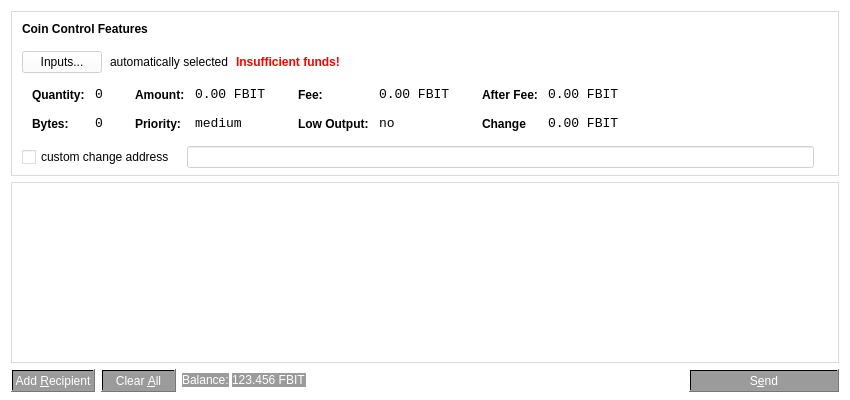
<?xml version="1.0" encoding="UTF-8"?>
<ui version="4.0">
 <class>SendCoinsDialog</class>
 <widget class="QDialog" name="SendCoinsDialog">
  <property name="geometry">
   <rect>
    <x>0</x>
    <y>0</y>
    <width>850</width>
    <height>400</height>
   </rect>
  </property>
  <property name="windowTitle">
   <string>Send Coins</string>
  </property>
  <property name="styleSheet">
   <string notr="true">background-color: rgb(255, 255, 255, 160);</string>
  </property>
  <layout class="QVBoxLayout" name="verticalLayout" stretch="0,1,0">
   <property name="bottomMargin">
    <number>8</number>
   </property>
   <item>
    <widget class="QFrame" name="frameCoinControl">
     <property name="sizePolicy">
      <sizepolicy hsizetype="Expanding" vsizetype="Expanding">
       <horstretch>0</horstretch>
       <verstretch>0</verstretch>
      </sizepolicy>
     </property>
     <property name="maximumSize">
      <size>
       <width>16777215</width>
       <height>16777215</height>
      </size>
     </property>
     <property name="frameShape">
      <enum>QFrame::StyledPanel</enum>
     </property>
     <property name="frameShadow">
      <enum>QFrame::Sunken</enum>
     </property>
     <layout class="QVBoxLayout" name="verticalLayoutCoinControl2">
      <property name="spacing">
       <number>6</number>
      </property>
      <property name="leftMargin">
       <number>0</number>
      </property>
      <property name="topMargin">
       <number>0</number>
      </property>
      <property name="rightMargin">
       <number>0</number>
      </property>
      <property name="bottomMargin">
       <number>6</number>
      </property>
      <item>
       <layout class="QVBoxLayout" name="verticalLayoutCoinControl" stretch="0,0,0,0,1">
        <property name="spacing">
         <number>0</number>
        </property>
        <property name="leftMargin">
         <number>10</number>
        </property>
        <property name="topMargin">
         <number>10</number>
        </property>
        <item>
         <layout class="QHBoxLayout" name="horizontalLayoutCoinControl1">
          <property name="bottomMargin">
           <number>15</number>
          </property>
          <item>
           <widget class="QLabel" name="labelCoinControlFeatures">
            <property name="sizePolicy">
             <sizepolicy hsizetype="Preferred" vsizetype="Maximum">
              <horstretch>0</horstretch>
              <verstretch>0</verstretch>
             </sizepolicy>
            </property>
            <property name="font">
             <font>
              <weight>75</weight>
              <bold>true</bold>
             </font>
            </property>
            <property name="styleSheet">
             <string notr="true">font-weight:bold;</string>
            </property>
            <property name="text">
             <string>Coin Control Features</string>
            </property>
           </widget>
          </item>
         </layout>
        </item>
        <item>
         <layout class="QHBoxLayout" name="horizontalLayoutCoinControl2" stretch="0,0,0,0">
          <property name="spacing">
           <number>8</number>
          </property>
          <property name="bottomMargin">
           <number>10</number>
          </property>
          <item>
           <widget class="QPushButton" name="pushButtonCoinControl">
            <property name="styleSheet">
             <string notr="true"/>
            </property>
            <property name="text">
             <string>Inputs...</string>
            </property>
           </widget>
          </item>
          <item>
           <widget class="QLabel" name="labelCoinControlAutomaticallySelected">
            <property name="text">
             <string>automatically selected</string>
            </property>
            <property name="margin">
             <number>5</number>
            </property>
           </widget>
          </item>
          <item>
           <widget class="QLabel" name="labelCoinControlInsuffFunds">
            <property name="font">
             <font>
              <weight>75</weight>
              <bold>true</bold>
             </font>
            </property>
            <property name="styleSheet">
             <string notr="true">color:red;font-weight:bold;</string>
            </property>
            <property name="text">
             <string>Insufficient funds!</string>
            </property>
            <property name="margin">
             <number>5</number>
            </property>
           </widget>
          </item>
          <item>
           <spacer name="horizontalSpacerCoinControl">
            <property name="orientation">
             <enum>Qt::Horizontal</enum>
            </property>
            <property name="sizeHint" stdset="0">
             <size>
              <width>40</width>
              <height>1</height>
             </size>
            </property>
           </spacer>
          </item>
         </layout>
        </item>
        <item>
         <widget class="QWidget" name="widgetCoinControl" native="true">
          <property name="sizePolicy">
           <sizepolicy hsizetype="Preferred" vsizetype="Preferred">
            <horstretch>0</horstretch>
            <verstretch>0</verstretch>
           </sizepolicy>
          </property>
          <property name="minimumSize">
           <size>
            <width>0</width>
            <height>0</height>
           </size>
          </property>
          <property name="styleSheet">
           <string notr="true"/>
          </property>
          <layout class="QHBoxLayout" name="horizontalLayoutCoinControl5">
           <property name="leftMargin">
            <number>0</number>
           </property>
           <property name="topMargin">
            <number>0</number>
           </property>
           <property name="rightMargin">
            <number>0</number>
           </property>
           <property name="bottomMargin">
            <number>0</number>
           </property>
           <item>
            <layout class="QHBoxLayout" name="horizontalLayoutCoinControl3" stretch="0,0,0,1">
             <property name="spacing">
              <number>20</number>
             </property>
             <property name="topMargin">
              <number>0</number>
             </property>
             <property name="bottomMargin">
              <number>10</number>
             </property>
             <item>
              <layout class="QFormLayout" name="formLayoutCoinControl1">
               <property name="horizontalSpacing">
                <number>10</number>
               </property>
               <property name="verticalSpacing">
                <number>14</number>
               </property>
               <property name="leftMargin">
                <number>10</number>
               </property>
               <property name="topMargin">
                <number>4</number>
               </property>
               <property name="rightMargin">
                <number>6</number>
               </property>
               <item row="0" column="0">
                <widget class="QLabel" name="labelCoinControlQuantityText">
                 <property name="styleSheet">
                  <string notr="true">font-weight:bold;</string>
                 </property>
                 <property name="text">
                  <string>Quantity:</string>
                 </property>
                 <property name="margin">
                  <number>0</number>
                 </property>
                </widget>
               </item>
               <item row="0" column="1">
                <widget class="QLabel" name="labelCoinControlQuantity">
                 <property name="font">
                  <font>
                   <family>Monospace</family>
                   <pointsize>10</pointsize>
                  </font>
                 </property>
                 <property name="cursor">
                  <cursorShape>IBeamCursor</cursorShape>
                 </property>
                 <property name="contextMenuPolicy">
                  <enum>Qt::ActionsContextMenu</enum>
                 </property>
                 <property name="text">
                  <string>0</string>
                 </property>
                 <property name="margin">
                  <number>0</number>
                 </property>
                 <property name="textInteractionFlags">
                  <set>Qt::LinksAccessibleByMouse|Qt::TextSelectableByKeyboard|Qt::TextSelectableByMouse</set>
                 </property>
                </widget>
               </item>
               <item row="1" column="0">
                <widget class="QLabel" name="labelCoinControlBytesText">
                 <property name="styleSheet">
                  <string notr="true">font-weight:bold;</string>
                 </property>
                 <property name="text">
                  <string>Bytes:</string>
                 </property>
                </widget>
               </item>
               <item row="1" column="1">
                <widget class="QLabel" name="labelCoinControlBytes">
                 <property name="font">
                  <font>
                   <family>Monospace</family>
                   <pointsize>10</pointsize>
                  </font>
                 </property>
                 <property name="cursor">
                  <cursorShape>IBeamCursor</cursorShape>
                 </property>
                 <property name="contextMenuPolicy">
                  <enum>Qt::ActionsContextMenu</enum>
                 </property>
                 <property name="text">
                  <string>0</string>
                 </property>
                 <property name="textInteractionFlags">
                  <set>Qt::LinksAccessibleByMouse|Qt::TextSelectableByKeyboard|Qt::TextSelectableByMouse</set>
                 </property>
                </widget>
               </item>
              </layout>
             </item>
             <item>
              <layout class="QFormLayout" name="formLayoutCoinControl2">
               <property name="horizontalSpacing">
                <number>10</number>
               </property>
               <property name="verticalSpacing">
                <number>14</number>
               </property>
               <property name="leftMargin">
                <number>6</number>
               </property>
               <property name="topMargin">
                <number>4</number>
               </property>
               <property name="rightMargin">
                <number>6</number>
               </property>
               <item row="0" column="0">
                <widget class="QLabel" name="labelCoinControlAmountText">
                 <property name="styleSheet">
                  <string notr="true">font-weight:bold;</string>
                 </property>
                 <property name="text">
                  <string>Amount:</string>
                 </property>
                 <property name="margin">
                  <number>0</number>
                 </property>
                </widget>
               </item>
               <item row="0" column="1">
                <widget class="QLabel" name="labelCoinControlAmount">
                 <property name="font">
                  <font>
                   <family>Monospace</family>
                   <pointsize>10</pointsize>
                  </font>
                 </property>
                 <property name="cursor">
                  <cursorShape>IBeamCursor</cursorShape>
                 </property>
                 <property name="contextMenuPolicy">
                  <enum>Qt::ActionsContextMenu</enum>
                 </property>
                 <property name="text">
                  <string>0.00 FBIT</string>
                 </property>
                 <property name="textInteractionFlags">
                  <set>Qt::LinksAccessibleByMouse|Qt::TextSelectableByKeyboard|Qt::TextSelectableByMouse</set>
                 </property>
                </widget>
               </item>
               <item row="1" column="0">
                <widget class="QLabel" name="labelCoinControlPriorityText">
                 <property name="styleSheet">
                  <string notr="true">font-weight:bold;</string>
                 </property>
                 <property name="text">
                  <string>Priority:</string>
                 </property>
                </widget>
               </item>
               <item row="1" column="1">
                <widget class="QLabel" name="labelCoinControlPriority">
                 <property name="font">
                  <font>
                   <family>Monospace</family>
                   <pointsize>10</pointsize>
                  </font>
                 </property>
                 <property name="cursor">
                  <cursorShape>IBeamCursor</cursorShape>
                 </property>
                 <property name="contextMenuPolicy">
                  <enum>Qt::ActionsContextMenu</enum>
                 </property>
                 <property name="text">
                  <string>medium</string>
                 </property>
                 <property name="textInteractionFlags">
                  <set>Qt::LinksAccessibleByMouse|Qt::TextSelectableByKeyboard|Qt::TextSelectableByMouse</set>
                 </property>
                </widget>
               </item>
              </layout>
             </item>
             <item>
              <layout class="QFormLayout" name="formLayoutCoinControl3">
               <property name="horizontalSpacing">
                <number>10</number>
               </property>
               <property name="verticalSpacing">
                <number>14</number>
               </property>
               <property name="leftMargin">
                <number>6</number>
               </property>
               <property name="topMargin">
                <number>4</number>
               </property>
               <property name="rightMargin">
                <number>6</number>
               </property>
               <item row="0" column="0">
                <widget class="QLabel" name="labelCoinControlFeeText">
                 <property name="styleSheet">
                  <string notr="true">font-weight:bold;</string>
                 </property>
                 <property name="text">
                  <string>Fee:</string>
                 </property>
                 <property name="margin">
                  <number>0</number>
                 </property>
                </widget>
               </item>
               <item row="0" column="1">
                <widget class="QLabel" name="labelCoinControlFee">
                 <property name="font">
                  <font>
                   <family>Monospace</family>
                   <pointsize>10</pointsize>
                  </font>
                 </property>
                 <property name="cursor">
                  <cursorShape>IBeamCursor</cursorShape>
                 </property>
                 <property name="contextMenuPolicy">
                  <enum>Qt::ActionsContextMenu</enum>
                 </property>
                 <property name="text">
                  <string>0.00 FBIT</string>
                 </property>
                 <property name="textInteractionFlags">
                  <set>Qt::LinksAccessibleByMouse|Qt::TextSelectableByKeyboard|Qt::TextSelectableByMouse</set>
                 </property>
                </widget>
               </item>
               <item row="1" column="0">
                <widget class="QLabel" name="labelCoinControlLowOutputText">
                 <property name="styleSheet">
                  <string notr="true">font-weight:bold;</string>
                 </property>
                 <property name="text">
                  <string>Low Output:</string>
                 </property>
                </widget>
               </item>
               <item row="1" column="1">
                <widget class="QLabel" name="labelCoinControlLowOutput">
                 <property name="font">
                  <font>
                   <family>Monospace</family>
                   <pointsize>10</pointsize>
                  </font>
                 </property>
                 <property name="cursor">
                  <cursorShape>IBeamCursor</cursorShape>
                 </property>
                 <property name="contextMenuPolicy">
                  <enum>Qt::ActionsContextMenu</enum>
                 </property>
                 <property name="text">
                  <string>no</string>
                 </property>
                 <property name="textInteractionFlags">
                  <set>Qt::LinksAccessibleByMouse|Qt::TextSelectableByKeyboard|Qt::TextSelectableByMouse</set>
                 </property>
                </widget>
               </item>
              </layout>
             </item>
             <item>
              <layout class="QFormLayout" name="formLayoutCoinControl4">
               <property name="horizontalSpacing">
                <number>10</number>
               </property>
               <property name="verticalSpacing">
                <number>14</number>
               </property>
               <property name="leftMargin">
                <number>6</number>
               </property>
               <property name="topMargin">
                <number>4</number>
               </property>
               <property name="rightMargin">
                <number>6</number>
               </property>
               <item row="0" column="0">
                <widget class="QLabel" name="labelCoinControlAfterFeeText">
                 <property name="styleSheet">
                  <string notr="true">font-weight:bold;</string>
                 </property>
                 <property name="text">
                  <string>After Fee:</string>
                 </property>
                 <property name="margin">
                  <number>0</number>
                 </property>
                </widget>
               </item>
               <item row="0" column="1">
                <widget class="QLabel" name="labelCoinControlAfterFee">
                 <property name="font">
                  <font>
                   <family>Monospace</family>
                   <pointsize>10</pointsize>
                  </font>
                 </property>
                 <property name="cursor">
                  <cursorShape>IBeamCursor</cursorShape>
                 </property>
                 <property name="contextMenuPolicy">
                  <enum>Qt::ActionsContextMenu</enum>
                 </property>
                 <property name="text">
                  <string>0.00 FBIT</string>
                 </property>
                 <property name="textInteractionFlags">
                  <set>Qt::LinksAccessibleByMouse|Qt::TextSelectableByKeyboard|Qt::TextSelectableByMouse</set>
                 </property>
                </widget>
               </item>
               <item row="1" column="0">
                <widget class="QLabel" name="labelCoinControlChangeText">
                 <property name="styleSheet">
                  <string notr="true">font-weight:bold;</string>
                 </property>
                 <property name="text">
                  <string>Change</string>
                 </property>
                </widget>
               </item>
               <item row="1" column="1">
                <widget class="QLabel" name="labelCoinControlChange">
                 <property name="font">
                  <font>
                   <family>Monospace</family>
                   <pointsize>10</pointsize>
                  </font>
                 </property>
                 <property name="cursor">
                  <cursorShape>IBeamCursor</cursorShape>
                 </property>
                 <property name="contextMenuPolicy">
                  <enum>Qt::ActionsContextMenu</enum>
                 </property>
                 <property name="text">
                  <string>0.00 FBIT</string>
                 </property>
                 <property name="textInteractionFlags">
                  <set>Qt::LinksAccessibleByMouse|Qt::TextSelectableByKeyboard|Qt::TextSelectableByMouse</set>
                 </property>
                </widget>
               </item>
              </layout>
             </item>
            </layout>
           </item>
          </layout>
         </widget>
        </item>
        <item>
         <layout class="QHBoxLayout" name="horizontalLayoutCoinControl4" stretch="0,0,0">
          <property name="spacing">
           <number>12</number>
          </property>
          <property name="sizeConstraint">
           <enum>QLayout::SetDefaultConstraint</enum>
          </property>
          <property name="topMargin">
           <number>5</number>
          </property>
          <property name="rightMargin">
           <number>5</number>
          </property>
          <item>
           <widget class="QCheckBox" name="checkBoxCoinControlChange">
            <property name="text">
             <string>custom change address</string>
            </property>
           </widget>
          </item>
          <item>
           <widget class="QLineEdit" name="lineEditCoinControlChange">
            <property name="enabled">
             <bool>false</bool>
            </property>
            <property name="sizePolicy">
             <sizepolicy hsizetype="Expanding" vsizetype="Fixed">
              <horstretch>0</horstretch>
              <verstretch>0</verstretch>
             </sizepolicy>
            </property>
           </widget>
          </item>
          <item>
           <widget class="QLabel" name="labelCoinControlChangeLabel">
            <property name="sizePolicy">
             <sizepolicy hsizetype="Preferred" vsizetype="Expanding">
              <horstretch>0</horstretch>
              <verstretch>0</verstretch>
             </sizepolicy>
            </property>
            <property name="minimumSize">
             <size>
              <width>0</width>
              <height>0</height>
             </size>
            </property>
            <property name="text">
             <string/>
            </property>
            <property name="margin">
             <number>3</number>
            </property>
           </widget>
          </item>
         </layout>
        </item>
        <item>
         <spacer name="verticalSpacerCoinControl">
          <property name="orientation">
           <enum>Qt::Vertical</enum>
          </property>
          <property name="sizeHint" stdset="0">
           <size>
            <width>800</width>
            <height>1</height>
           </size>
          </property>
         </spacer>
        </item>
       </layout>
      </item>
     </layout>
    </widget>
   </item>
   <item>
    <widget class="QScrollArea" name="scrollArea">
     <property name="widgetResizable">
      <bool>true</bool>
     </property>
     <widget class="QWidget" name="scrollAreaWidgetContents">
      <property name="geometry">
       <rect>
        <x>0</x>
        <y>0</y>
        <width>830</width>
        <height>172</height>
       </rect>
      </property>
      <layout class="QVBoxLayout" name="verticalLayout_2">
       <property name="leftMargin">
        <number>0</number>
       </property>
       <property name="topMargin">
        <number>0</number>
       </property>
       <property name="rightMargin">
        <number>0</number>
       </property>
       <property name="bottomMargin">
        <number>0</number>
       </property>
       <item>
        <layout class="QVBoxLayout" name="entries">
         <property name="spacing">
          <number>6</number>
         </property>
        </layout>
       </item>
       <item>
        <spacer name="verticalSpacer">
         <property name="orientation">
          <enum>Qt::Vertical</enum>
         </property>
         <property name="sizeHint" stdset="0">
          <size>
           <width>20</width>
           <height>40</height>
          </size>
         </property>
        </spacer>
       </item>
      </layout>
     </widget>
    </widget>
   </item>
   <item>
    <layout class="QHBoxLayout" name="horizontalLayout">
     <item>
      <widget class="QPushButton" name="addButton">
       <property name="toolTip">
        <string>&lt;html&gt;&lt;head/&gt;&lt;body&gt;&lt;p&gt;&lt;span style=&quot; color:#020202;&quot;&gt;Send to multiple recipients at once&lt;/span&gt;&lt;/p&gt;&lt;/body&gt;&lt;/html&gt;</string>
       </property>
       <property name="styleSheet">
        <string notr="true">background-color: qlineargradient(spread:pad, x1:0, y1:0, x2:1, y2:0, stop:0 rgba(0, 0, 0, 100), stop:1 rgba(0, 0, 0, 100));
color: rgb(255, 255, 255);</string>
       </property>
       <property name="text">
        <string>Add &amp;Recipient</string>
       </property>
       <property name="icon">
        <iconset resource="../bitcoin.qrc">
         <normaloff>:/icons/add</normaloff>:/icons/add</iconset>
       </property>
       <property name="autoDefault">
        <bool>false</bool>
       </property>
      </widget>
     </item>
     <item>
      <widget class="QPushButton" name="clearButton">
       <property name="sizePolicy">
        <sizepolicy hsizetype="Minimum" vsizetype="Fixed">
         <horstretch>0</horstretch>
         <verstretch>0</verstretch>
        </sizepolicy>
       </property>
       <property name="toolTip">
        <string>&lt;html&gt;&lt;head/&gt;&lt;body&gt;&lt;p&gt;&lt;span style=&quot; color:#020202;&quot;&gt;Remove all transaction fields&lt;/span&gt;&lt;/p&gt;&lt;/body&gt;&lt;/html&gt;</string>
       </property>
       <property name="styleSheet">
        <string notr="true">background-color: qlineargradient(spread:pad, x1:0, y1:0, x2:1, y2:0, stop:0 rgba(0, 0, 0, 100), stop:1 rgba(0, 0, 0, 100));
color: rgb(255, 255, 255);</string>
       </property>
       <property name="text">
        <string>Clear &amp;All</string>
       </property>
       <property name="icon">
        <iconset resource="../bitcoin.qrc">
         <normaloff>:/icons/remove</normaloff>:/icons/remove</iconset>
       </property>
       <property name="autoRepeatDelay">
        <number>300</number>
       </property>
       <property name="autoDefault">
        <bool>false</bool>
       </property>
      </widget>
     </item>
     <item>
      <layout class="QHBoxLayout" name="horizontalLayout_2">
       <property name="spacing">
        <number>3</number>
       </property>
       <item>
        <widget class="QLabel" name="label">
         <property name="sizePolicy">
          <sizepolicy hsizetype="Preferred" vsizetype="Fixed">
           <horstretch>0</horstretch>
           <verstretch>0</verstretch>
          </sizepolicy>
         </property>
         <property name="styleSheet">
          <string notr="true">color: rgb(255, 255, 255);
background-color: qlineargradient(spread:pad, x1:0, y1:0, x2:1, y2:0, stop:0 rgba(0, 0, 0, 100), stop:1 rgba(0, 0, 0, 100));</string>
         </property>
         <property name="text">
          <string>Balance:</string>
         </property>
        </widget>
       </item>
       <item>
        <widget class="QLabel" name="labelBalance">
         <property name="sizePolicy">
          <sizepolicy hsizetype="Preferred" vsizetype="Fixed">
           <horstretch>0</horstretch>
           <verstretch>0</verstretch>
          </sizepolicy>
         </property>
         <property name="cursor">
          <cursorShape>IBeamCursor</cursorShape>
         </property>
         <property name="styleSheet">
          <string notr="true">color: rgb(255, 255, 255);
background-color: qlineargradient(spread:pad, x1:0, y1:0, x2:1, y2:0, stop:0 rgba(0, 0, 0, 100), stop:1 rgba(0, 0, 0, 100));</string>
         </property>
         <property name="text">
          <string>123.456 FBIT</string>
         </property>
         <property name="textInteractionFlags">
          <set>Qt::LinksAccessibleByMouse|Qt::TextSelectableByKeyboard|Qt::TextSelectableByMouse</set>
         </property>
        </widget>
       </item>
      </layout>
     </item>
     <item>
      <spacer name="horizontalSpacer">
       <property name="orientation">
        <enum>Qt::Horizontal</enum>
       </property>
       <property name="sizeHint" stdset="0">
        <size>
         <width>40</width>
         <height>20</height>
        </size>
       </property>
      </spacer>
     </item>
     <item>
      <widget class="QPushButton" name="sendButton">
       <property name="minimumSize">
        <size>
         <width>150</width>
         <height>0</height>
        </size>
       </property>
       <property name="toolTip">
        <string>&lt;html&gt;&lt;head/&gt;&lt;body&gt;&lt;p&gt;&lt;span style=&quot; color:#020202;&quot;&gt;Confirm the send action&lt;/span&gt;&lt;/p&gt;&lt;/body&gt;&lt;/html&gt;</string>
       </property>
       <property name="styleSheet">
        <string notr="true">color: rgb(255, 255, 255);
background-color: qlineargradient(spread:pad, x1:0, y1:0, x2:1, y2:0, stop:0 rgba(0, 0, 0, 100), stop:1 rgba(0, 0, 0, 100));</string>
       </property>
       <property name="text">
        <string>S&amp;end</string>
       </property>
       <property name="icon">
        <iconset resource="../bitcoin.qrc">
         <normaloff>:/icons/send</normaloff>:/icons/send</iconset>
       </property>
       <property name="default">
        <bool>true</bool>
       </property>
      </widget>
     </item>
    </layout>
   </item>
  </layout>
 </widget>
 <resources>
  <include location="../bitcoin.qrc"/>
 </resources>
 <connections/>
</ui>
